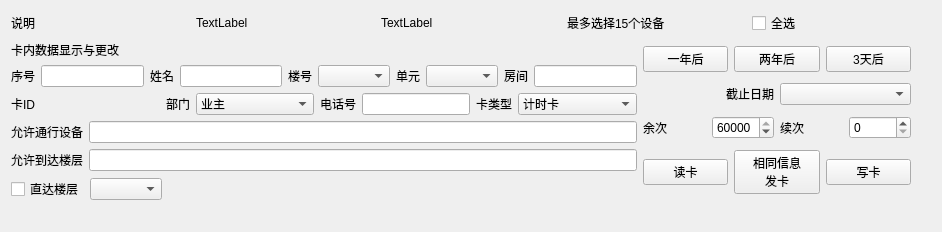
               <widget class="QWidget" name="three" native="true">
                <layout class="QVBoxLayout" name="verticalLayout_7" stretch="1,100">
                 <item>
                  <layout class="QHBoxLayout" name="horizontalLayout_10">
                   <item>
                    <widget class="QLabel" name="label_29">
                     <property name="sizePolicy">
                      <sizepolicy hsizetype="Preferred" vsizetype="Fixed">
                       <horstretch>0</horstretch>
                       <verstretch>0</verstretch>
                      </sizepolicy>
                     </property>
                     <property name="text">
                      <string>说明</string>
                     </property>
                    </widget>
                   </item>
                   <item>
                    <widget class="QLabel" name="label_31">
                     <property name="sizePolicy">
                      <sizepolicy hsizetype="Preferred" vsizetype="Fixed">
                       <horstretch>0</horstretch>
                       <verstretch>0</verstretch>
                      </sizepolicy>
                     </property>
                     <property name="text">
                      <string>TextLabel</string>
                     </property>
                    </widget>
                   </item>
                   <item>
                    <widget class="QLabel" name="label_33">
                     <property name="sizePolicy">
                      <sizepolicy hsizetype="Preferred" vsizetype="Fixed">
                       <horstretch>0</horstretch>
                       <verstretch>0</verstretch>
                      </sizepolicy>
                     </property>
                     <property name="text">
                      <string>TextLabel</string>
                     </property>
                    </widget>
                   </item>
                   <item>
                    <widget class="QLabel" name="label_30">
                     <property name="sizePolicy">
                      <sizepolicy hsizetype="Preferred" vsizetype="Fixed">
                       <horstretch>0</horstretch>
                       <verstretch>0</verstretch>
                      </sizepolicy>
                     </property>
                     <property name="text">
                      <string>最多选择15个设备</string>
                     </property>
                    </widget>
                   </item>
                   <item>
                    <widget class="QCheckBox" name="checkBox_2">
                     <property name="text">
                      <string>全选</string>
                     </property>
                    </widget>
                   </item>
                  </layout>
                 </item>
                 <item>
                  <layout class="QHBoxLayout" name="horizontalLayout_11" stretch="7,3">
                   <property name="rightMargin">
                    <number>20</number>
                   </property>
                   <item>
                    <layout class="QVBoxLayout" name="verticalLayout_10">
                     <property name="bottomMargin">
                      <number>20</number>
                     </property>
                     <item>
                      <widget class="QLabel" name="label_32">
                       <property name="text">
                        <string>卡内数据显示与更改</string>
                       </property>
                      </widget>
                     </item>
                     <item>
                      <layout class="QHBoxLayout" name="horizontalLayout_12">
                       <item>
                        <widget class="QLabel" name="label_34">
                         <property name="text">
                          <string>序号</string>
                         </property>
                        </widget>
                       </item>
                       <item>
                        <widget class="QLineEdit" name="lineEdit_3"/>
                       </item>
                       <item>
                        <widget class="QLabel" name="label_36">
                         <property name="text">
                          <string>姓名</string>
                         </property>
                        </widget>
                       </item>
                       <item>
                        <widget class="QLineEdit" name="lineEdit_4"/>
                       </item>
                       <item>
                        <widget class="QLabel" name="label_35">
                         <property name="text">
                          <string>楼号</string>
                         </property>
                        </widget>
                       </item>
                       <item>
                        <widget class="QComboBox" name="comboBox"/>
                       </item>
                       <item>
                        <widget class="QLabel" name="label_37">
                         <property name="text">
                          <string>单元</string>
                         </property>
                        </widget>
                       </item>
                       <item>
                        <widget class="QComboBox" name="comboBox_2"/>
                       </item>
                       <item>
                        <widget class="QLabel" name="label_38">
                         <property name="text">
                          <string>房间</string>
                         </property>
                        </widget>
                       </item>
                       <item>
                        <widget class="QLineEdit" name="lineEdit_5"/>
                       </item>
                      </layout>
                     </item>
                     <item>
                      <layout class="QHBoxLayout" name="horizontalLayout_17">
                       <item>
                        <widget class="QLabel" name="label_41">
                         <property name="sizePolicy">
                          <sizepolicy hsizetype="Fixed" vsizetype="Preferred">
                           <horstretch>0</horstretch>
                           <verstretch>0</verstretch>
                          </sizepolicy>
                         </property>
                         <property name="text">
                          <string>卡ID</string>
                         </property>
                        </widget>
                       </item>
                       <item>
                        <widget class="QLabel" name="label_44">
                         <property name="text">
                          <string/>
                         </property>
                        </widget>
                       </item>
                       <item>
                        <widget class="QLabel" name="label_43">
                         <property name="sizePolicy">
                          <sizepolicy hsizetype="Fixed" vsizetype="Preferred">
                           <horstretch>0</horstretch>
                           <verstretch>0</verstretch>
                          </sizepolicy>
                         </property>
                         <property name="text">
                          <string>部门</string>
                         </property>
                        </widget>
                       </item>
                       <item>
                        <widget class="QComboBox" name="comboBox_8">
                         <item>
                          <property name="text">
                           <string>业主</string>
                          </property>
                         </item>
                         <item>
                          <property name="text">
                           <string>物业</string>
                          </property>
                         </item>
                        </widget>
                       </item>
                       <item>
                        <widget class="QLabel" name="label_42">
                         <property name="sizePolicy">
                          <sizepolicy hsizetype="Fixed" vsizetype="Preferred">
                           <horstretch>0</horstretch>
                           <verstretch>0</verstretch>
                          </sizepolicy>
                         </property>
                         <property name="text">
                          <string>电话号</string>
                         </property>
                        </widget>
                       </item>
                       <item>
                        <widget class="QLineEdit" name="lineEdit_6">
                         <property name="sizePolicy">
                          <sizepolicy hsizetype="Fixed" vsizetype="Fixed">
                           <horstretch>0</horstretch>
                           <verstretch>0</verstretch>
                          </sizepolicy>
                         </property>
                        </widget>
                       </item>
                       <item>
                        <widget class="QLabel" name="label_40">
                         <property name="sizePolicy">
                          <sizepolicy hsizetype="Fixed" vsizetype="Preferred">
                           <horstretch>0</horstretch>
                           <verstretch>0</verstretch>
                          </sizepolicy>
                         </property>
                         <property name="text">
                          <string>卡类型</string>
                         </property>
                        </widget>
                       </item>
                       <item>
                        <widget class="QComboBox" name="comboBox_3">
                         <property name="editable">
                          <bool>false</bool>
                         </property>
                         <item>
                          <property name="text">
                           <string>计时卡</string>
                          </property>
                         </item>
                         <item>
                          <property name="text">
                           <string>计次卡</string>
                          </property>
                         </item>
                         <item>
                          <property name="text">
                           <string>计时计次卡</string>
                          </property>
                         </item>
                        </widget>
                       </item>
                      </layout>
                     </item>
                     <item>
                      <layout class="QHBoxLayout" name="horizontalLayout_18">
                       <item>
                        <widget class="QLabel" name="label_39">
                         <property name="text">
                          <string>允许通行设备</string>
                         </property>
                        </widget>
                       </item>
                       <item>
                        <widget class="QLineEdit" name="lineEdit_10"/>
                       </item>
                      </layout>
                     </item>
                     <item>
                      <layout class="QHBoxLayout" name="horizontalLayout_19">
                       <item>
                        <widget class="QLabel" name="label_45">
                         <property name="text">
                          <string>允许到达楼层</string>
                         </property>
                        </widget>
                       </item>
                       <item>
                        <widget class="QLineEdit" name="lineEdit_11"/>
                       </item>
                      </layout>
                     </item>
                     <item>
                      <layout class="QHBoxLayout" name="horizontalLayout_20">
                       <item>
                        <widget class="QCheckBox" name="checkBox_3">
                         <property name="sizePolicy">
                          <sizepolicy hsizetype="Fixed" vsizetype="Fixed">
                           <horstretch>0</horstretch>
                           <verstretch>0</verstretch>
                          </sizepolicy>
                         </property>
                         <property name="text">
                          <string>直达楼层</string>
                         </property>
                        </widget>
                       </item>
                       <item>
                        <widget class="QComboBox" name="sixfour">
                         <property name="sizePolicy">
                          <sizepolicy hsizetype="Fixed" vsizetype="Fixed">
                           <horstretch>0</horstretch>
                           <verstretch>0</verstretch>
                          </sizepolicy>
                         </property>
                        </widget>
                       </item>
                       <item>
                        <widget class="QLabel" name="label_49">
                         <property name="sizePolicy">
                          <sizepolicy hsizetype="Minimum" vsizetype="Preferred">
                           <horstretch>0</horstretch>
                           <verstretch>0</verstretch>
                          </sizepolicy>
                         </property>
                         <property name="text">
                          <string/>
                         </property>
                        </widget>
                       </item>
                      </layout>
                     </item>
                    </layout>
                   </item>
                   <item>
                    <layout class="QVBoxLayout" name="verticalLayout_11">
                     <property name="bottomMargin">
                      <number>20</number>
                     </property>
                     <item>
                      <layout class="QHBoxLayout" name="horizontalLayout_13">
                       <item>
                        <widget class="QPushButton" name="pushButton_13">
                         <property name="text">
                          <string>一年后</string>
                         </property>
                        </widget>
                       </item>
                       <item>
                        <widget class="QPushButton" name="pushButton_14">
                         <property name="text">
                          <string>两年后</string>
                         </property>
                        </widget>
                       </item>
                       <item>
                        <widget class="QPushButton" name="pushButton_4">
                         <property name="text">
                          <string>3天后</string>
                         </property>
                        </widget>
                       </item>
                      </layout>
                     </item>
                     <item>
                      <layout class="QHBoxLayout" name="horizontalLayout_14">
                       <item>
                        <widget class="QLabel" name="label_46">
                         <property name="text">
                          <string>截止日期</string>
                         </property>
                         <property name="alignment">
                          <set>Qt::AlignRight|Qt::AlignTrailing|Qt::AlignVCenter</set>
                         </property>
                        </widget>
                       </item>
                       <item>
                        <widget class="QComboBox" name="comboBox_10"/>
                       </item>
                      </layout>
                     </item>
                     <item>
                      <layout class="QHBoxLayout" name="horizontalLayout_15">
                       <item>
                        <widget class="QLabel" name="label_48">
                         <property name="text">
                          <string>余次</string>
                         </property>
                        </widget>
                       </item>
                       <item>
                        <widget class="QSpinBox" name="spinBox_2">
                         <property name="maximum">
                          <number>60000</number>
                         </property>
                         <property name="value">
                          <number>60000</number>
                         </property>
                        </widget>
                       </item>
                       <item>
                        <widget class="QLabel" name="label_47">
                         <property name="text">
                          <string>续次</string>
                         </property>
                        </widget>
                       </item>
                       <item>
                        <widget class="QSpinBox" name="spinBox_3">
                         <property name="maximum">
                          <number>60000</number>
                         </property>
                        </widget>
                       </item>
                      </layout>
                     </item>
                     <item>
                      <layout class="QHBoxLayout" name="horizontalLayout_16">
                       <item>
                        <widget class="QPushButton" name="pushButton_16">
                         <property name="text">
                          <string>读卡</string>
                         </property>
                        </widget>
                       </item>
                       <item>
                        <widget class="QPushButton" name="pushButton_17">
                         <property name="text">
                          <string>相同信息
发卡</string>
                         </property>
                        </widget>
                       </item>
                       <item>
                        <widget class="QPushButton" name="pushButton_15">
                         <property name="text">
                          <string>写卡</string>
                         </property>
                        </widget>
                       </item>
                      </layout>
                     </item>
                    </layout>
                   </item>
                  </layout>
                 </item>
                </layout>
               </widget>
